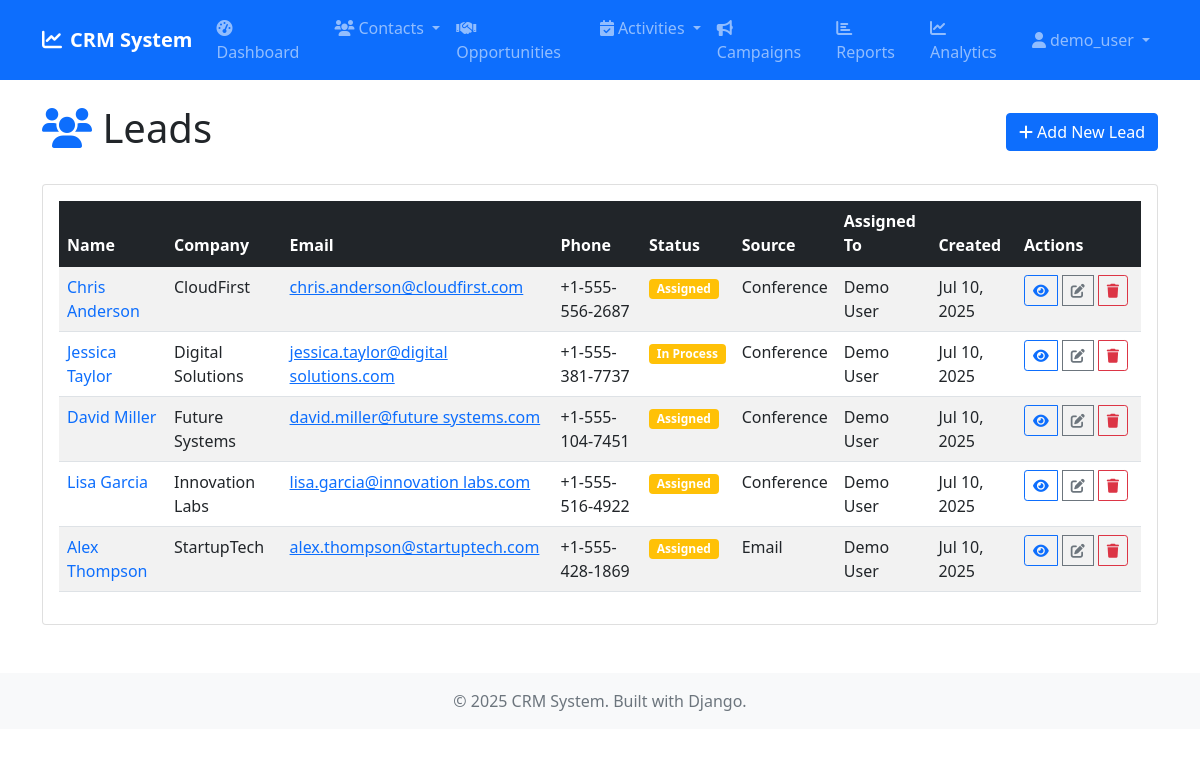
Before: /leads/ (signed in) with the older database file.
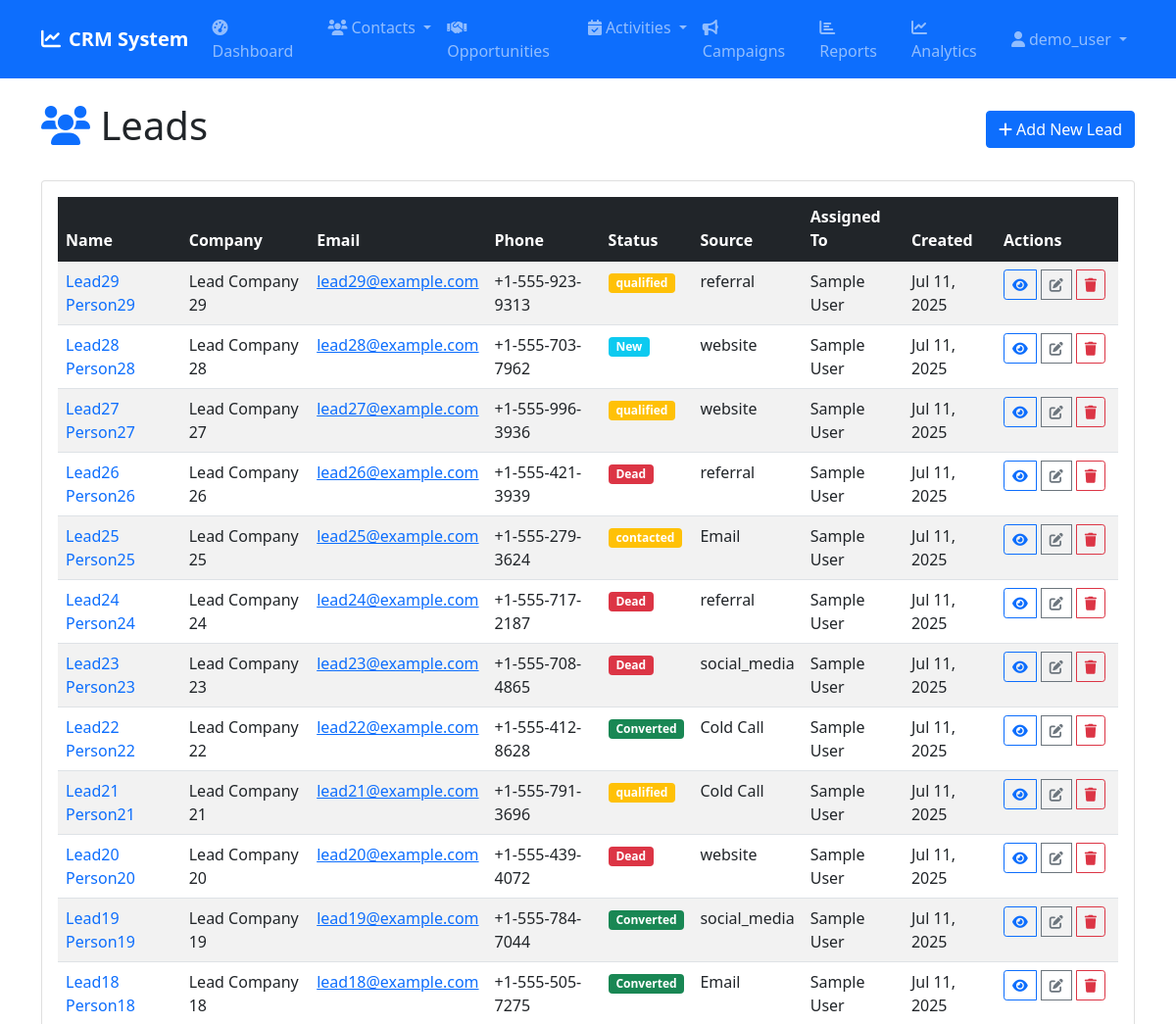
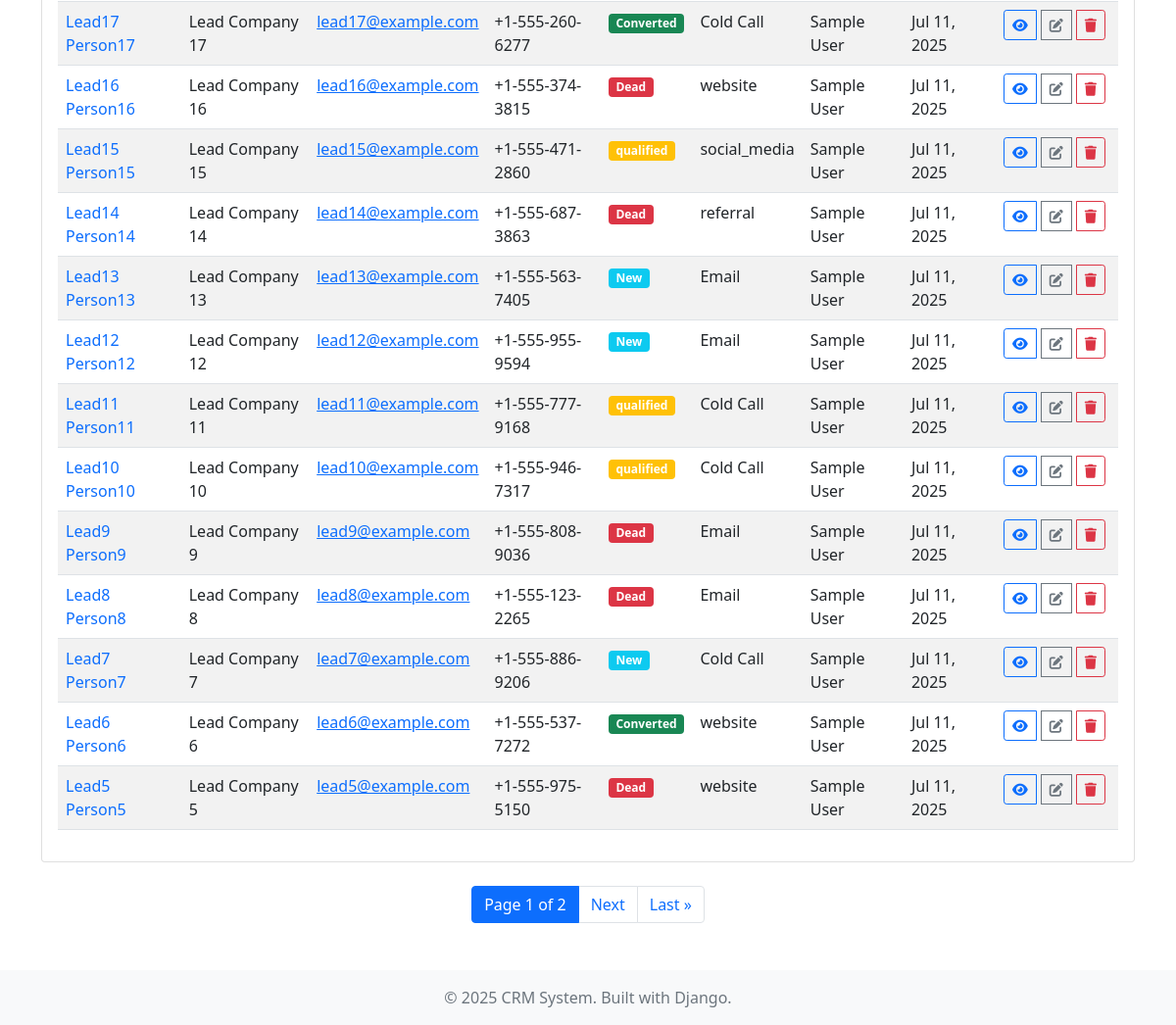
After: the same page with the newer database file (2 pictures, top to bottom).
### leads/models.py (models this page shows, shortened)
class Lead(models.Model):
    LEAD_STATUS = [
        ('new', 'New'),
        ('assigned', 'Assigned'),
        ('in_process', 'In Process'),
        ('converted', 'Converted'),
        ('recycled', 'Recycled'),
        ('dead', 'Dead'),
    ]
    LEAD_SOURCE = [
        ('cold_call', 'Cold Call'),
        ('existing_customer', 'Existing Customer'),
        ('partner', 'Partner'),
        ('public_relations', 'Public Relations'),
        ('direct_mail', 'Direct Mail'),
        ('conference', 'Conference'),
        ('trade_show', 'Trade Show'),
        ('web_site', 'Web Site'),
        ('word_of_mouth', 'Word of mouth'),
        ('email', 'Email'),
        ('campaign', 'Campaign'),
        ('other', 'Other'),
    ]
    SALUTATIONS = [
        ('mr', 'Mr.'),
        ('mrs', 'Mrs.'),
        ('ms', 'Ms.'),
        ('dr', 'Dr.'),
        ('prof', 'Prof.'),
    ]
    salutation = models.CharField(max_length=10, choices=SALUTATIONS, blank=True)
    first_name = models.CharField(max_length=100)
    last_name = models.CharField(max_length=100)
    title = models.CharField(max_length=100, blank=True)
    company = models.CharField(max_length=200)
    email = models.EmailField()
    phone = models.CharField(max_length=20, blank=True)
    mobile = models.CharField(max_length=20, blank=True)
    fax = models.CharField(max_length=20, blank=True)
    website = models.URLField(blank=True)
    street = models.TextField(blank=True)
    city = models.CharField(max_length=100, blank=True)
    state = models.CharField(max_length=100, blank=True)
    postal_code = models.CharField(max_length=20, blank=True)
    country = models.CharField(max_length=100, blank=True)
    lead_source = models.CharField(max_length=20, choices=LEAD_SOURCE, blank=True)
    status = models.CharField(max_length=20, choices=LEAD_STATUS, default='new')
    industry = models.CharField(max_length=100, blank=True)
    annual_revenue = models.DecimalField(max_digits=15, decimal_places=2, null=True, blank=True)
    employees = models.IntegerField(null=True, blank=True)
    do_not_call = models.BooleanField(default=False)
    email_opt_out = models.BooleanField(default=False)
    description = models.TextField(blank=True)
    assigned_to = models.ForeignKey(User, on_delete=models.SET_NULL, null=True, blank=True)
    created_by = models.ForeignKey(User, on_delete=models.SET_NULL, null=True, blank=True, related_name='created_leads')
    created_at = models.DateTimeField(auto_now_add=True)
    updated_at = models.DateTimeField(auto_now=True)
    class Meta:
        ordering = ['-created_at']
    @property
    def full_name(self):
        return f"{self.first_name} {self.last_name}"

### leads/views.py (the view)
# urls.py: path('', views.LeadListView.as_view(), name='list'),
class LeadListView(LoginRequiredMixin, ListView):
    model = Lead
    template_name = 'leads/lead_list.html'
    context_object_name = 'leads'
    paginate_by = 25
    def get_queryset(self):
        return Lead.objects.select_related('assigned_to').order_by('-created_at')

### templates/leads/lead_list.html (shortened to what this page needs)
{% extends 'base.html' %}
{% block content %}
<div class="d-flex justify-content-between align-items-center mb-4">
    <h1><i class="fas fa-users text-primary"></i> Leads</h1>
    <a href="{% url 'leads:create' %}" class="btn btn-primary">
        <i class="fas fa-plus"></i> Add New Lead
    </a>
</div>
<div class="card">
    <div class="card-body">
        <div class="table-responsive">
            <table class="table table-striped table-hover">
                <thead class="table-dark">
                    <tr>
                        <th>Name</th>
                        <th>Company</th>
                        <th>Email</th>
                        <th>Phone</th>
                        <th>Status</th>
                        <th>Source</th>
                        <th>Assigned To</th>
                        <th>Created</th>
                        <th>Actions</th>
                    </tr>
                </thead>
                <tbody>
                    {% for lead in leads %}
                    <tr>
                        <td>
                            <a href="{% url 'leads:detail' lead.pk %}" class="text-decoration-none">
                                {{ lead.full_name }}
                            </a>
                        </td>
                        <td>{{ lead.company }}</td>
                        <td>
                            {% if lead.email %}
                                <a href="mailto:{{ lead.email }}">{{ lead.email }}</a>
                            {% endif %}
                        </td>
                        <td>{{ lead.phone|default:"-" }}</td>
                        <td>
                            <span class="badge {% if lead.status == 'new' %}bg-info{% elif lead.status == 'converted' %}bg-success{% elif lead.status == 'dead' %}bg-danger{% else %}bg-warning{% endif %}">
                                {{ lead.get_status_display }}
                            </span>
                        </td>
                        <td>{{ lead.get_lead_source_display|default:"-" }}</td>
                        <td>{{ lead.assigned_to.get_full_name|default:"-" }}</td>
                        <td>{{ lead.created_at|date:"M d, Y" }}</td>
                        <td>
                            <div class="btn-group" role="group">
                                <a href="{% url 'leads:detail' lead.pk %}" class="btn btn-sm btn-outline-primary" title="View">
                                    <i class="fas fa-eye"></i>
                                </a>
                                <a href="{% url 'leads:edit' lead.pk %}" class="btn btn-sm btn-outline-secondary" title="Edit">
                                    <i class="fas fa-edit"></i>
                                </a>
                                <a href="{% url 'leads:delete' lead.pk %}" class="btn btn-sm btn-outline-danger" title="Delete">
                                    <i class="fas fa-trash"></i>
                                </a>
                            </div>
                        </td>
                    </tr>
                    {% endfor %}
                </tbody>
            </table>
        </div>
    </div>
</div>
{% if is_paginated %}
<nav aria-label="Page navigation">
    <ul class="pagination justify-content-center mt-4">
        <li class="page-item active">
            <span class="page-link">
                Page {{ page_obj.number }} of {{ page_obj.paginator.num_pages }}
            </span>
        </li>
        {% if page_obj.has_next %}
            <li class="page-item">
                <a class="page-link" href="?page={{ page_obj.next_page_number }}">Next</a>
            </li>
            <li class="page-item">
                <a class="page-link" href="?page={{ page_obj.paginator.num_pages }}">Last &raquo;</a>
            </li>
        {% endif %}
    </ul>
</nav>
{% endif %}
{% endblock %}

Changed rows visible on the page:
no longer on this page (row unchanged): Lead: full_name "Chris Anderson", company "CloudFirst", email "chris.anderson@cloudfirst.com", phone "+1-555-556-2687", status "Assigned", lead_source "Conference", assigned_to.get_full_name "Demo User", created_at "Jul 10, 2025"
no longer on this page (row unchanged): Lead: full_name "Jessica Taylor", company "Digital Solutions", email "jessica.taylor@digital solutions.com", phone "+1-555-381-7737", status "In Process", lead_source "Conference", assigned_to.get_full_name "Demo User", created_at "Jul 10, 2025"
no longer on this page (row unchanged): Lead: full_name "David Miller", company "Future Systems", email "david.miller@future systems.com", phone "+1-555-104-7451", status "Assigned", lead_source "Conference", assigned_to.get_full_name "Demo User", created_at "Jul 10, 2025"
no longer on this page (row unchanged): Lead: full_name "Lisa Garcia", company "Innovation Labs", email "lisa.garcia@innovation labs.com", phone "+1-555-516-4922", status "Assigned", lead_source "Conference", assigned_to.get_full_name "Demo User", created_at "Jul 10, 2025"
no longer on this page (row unchanged): Lead: full_name "Alex Thompson", company "StartupTech", email "alex.thompson@startuptech.com", phone "+1-555-428-1869", status "Assigned", lead_source "Email", assigned_to.get_full_name "Demo User", created_at "Jul 10, 2025"
added Lead: full_name "Lead29 Person29", company "Lead Company 29", email "lead29@example.com", phone "+1-555-923-9313", status "qualified", lead_source "referral", assigned_to.get_full_name "Sample User", created_at "Jul 11, 2025"
added Lead: full_name "Lead28 Person28", company "Lead Company 28", email "lead28@example.com", phone "+1-555-703-7962", status "New", lead_source "website", assigned_to.get_full_name "Sample User", created_at "Jul 11, 2025"
added Lead: full_name "Lead27 Person27", company "Lead Company 27", email "lead27@example.com", phone "+1-555-996-3936", status "qualified", lead_source "website", assigned_to.get_full_name "Sample User", created_at "Jul 11, 2025"
added Lead: full_name "Lead26 Person26", company "Lead Company 26", email "lead26@example.com", phone "+1-555-421-3939", status "Dead", lead_source "referral", assigned_to.get_full_name "Sample User", created_at "Jul 11, 2025"
added Lead: full_name "Lead25 Person25", company "Lead Company 25", email "lead25@example.com", phone "+1-555-279-3624", status "contacted", lead_source "Email", assigned_to.get_full_name "Sample User", created_at "Jul 11, 2025"
added Lead: full_name "Lead24 Person24", company "Lead Company 24", email "lead24@example.com", phone "+1-555-717-2187", status "Dead", lead_source "referral", assigned_to.get_full_name "Sample User", created_at "Jul 11, 2025"
added Lead: full_name "Lead23 Person23", company "Lead Company 23", email "lead23@example.com", phone "+1-555-708-4865", status "Dead", lead_source "social_media", assigned_to.get_full_name "Sample User", created_at "Jul 11, 2025"
added Lead: full_name "Lead22 Person22", company "Lead Company 22", email "lead22@example.com", phone "+1-555-412-8628", status "Converted", lead_source "Cold Call", assigned_to.get_full_name "Sample User", created_at "Jul 11, 2025"
added Lead: full_name "Lead21 Person21", company "Lead Company 21", email "lead21@example.com", phone "+1-555-791-3696", status "qualified", lead_source "Cold Call", assigned_to.get_full_name "Sample User", created_at "Jul 11, 2025"
added Lead: full_name "Lead20 Person20", company "Lead Company 20", email "lead20@example.com", phone "+1-555-439-4072", status "Dead", lead_source "website", assigned_to.get_full_name "Sample User", created_at "Jul 11, 2025"
added Lead: full_name "Lead19 Person19", company "Lead Company 19", email "lead19@example.com", phone "+1-555-784-7044", status "Converted", lead_source "social_media", assigned_to.get_full_name "Sample User", created_at "Jul 11, 2025"
added Lead: full_name "Lead18 Person18", company "Lead Company 18", email "lead18@example.com", phone "+1-555-505-7275", status "Converted", lead_source "Email", assigned_to.get_full_name "Sample User", created_at "Jul 11, 2025"
added Lead: full_name "Lead17 Person17", company "Lead Company 17", email "lead17@example.com", phone "+1-555-260-6277", status "Converted", lead_source "Cold Call", assigned_to.get_full_name "Sample User", created_at "Jul 11, 2025"
added Lead: full_name "Lead16 Person16", company "Lead Company 16", email "lead16@example.com", phone "+1-555-374-3815", status "Dead", lead_source "website", assigned_to.get_full_name "Sample User", created_at "Jul 11, 2025"
added Lead: full_name "Lead15 Person15", company "Lead Company 15", email "lead15@example.com", phone "+1-555-471-2860", status "qualified", lead_source "social_media", assigned_to.get_full_name "Sample User", created_at "Jul 11, 2025"
added Lead: full_name "Lead14 Person14", company "Lead Company 14", email "lead14@example.com", phone "+1-555-687-3863", status "Dead", lead_source "referral", assigned_to.get_full_name "Sample User", created_at "Jul 11, 2025"
added Lead: full_name "Lead13 Person13", company "Lead Company 13", email "lead13@example.com", phone "+1-555-563-7405", status "New", lead_source "Email", assigned_to.get_full_name "Sample User", created_at "Jul 11, 2025"
added Lead: full_name "Lead12 Person12", company "Lead Company 12", email "lead12@example.com", phone "+1-555-955-9594", status "New", lead_source "Email", assigned_to.get_full_name "Sample User", created_at "Jul 11, 2025"
added Lead: full_name "Lead11 Person11", company "Lead Company 11", email "lead11@example.com", phone "+1-555-777-9168", status "qualified", lead_source "Cold Call", assigned_to.get_full_name "Sample User", created_at "Jul 11, 2025"
added Lead: full_name "Lead10 Person10", company "Lead Company 10", email "lead10@example.com", phone "+1-555-946-7317", status "qualified", lead_source "Cold Call", assigned_to.get_full_name "Sample User", created_at "Jul 11, 2025"
added Lead: full_name "Lead9 Person9", company "Lead Company 9", email "lead9@example.com", phone "+1-555-808-9036", status "Dead", lead_source "Email", assigned_to.get_full_name "Sample User", created_at "Jul 11, 2025"
added Lead: full_name "Lead8 Person8", company "Lead Company 8", email "lead8@example.com", phone "+1-555-123-2265", status "Dead", lead_source "Email", assigned_to.get_full_name "Sample User", created_at "Jul 11, 2025"
added Lead: full_name "Lead7 Person7", company "Lead Company 7", email "lead7@example.com", phone "+1-555-886-9206", status "New", lead_source "Cold Call", assigned_to.get_full_name "Sample User", created_at "Jul 11, 2025"
added Lead: full_name "Lead6 Person6", company "Lead Company 6", email "lead6@example.com", phone "+1-555-537-7272", status "Converted", lead_source "website", assigned_to.get_full_name "Sample User", created_at "Jul 11, 2025"
added Lead: full_name "Lead5 Person5", company "Lead Company 5", email "lead5@example.com", phone "+1-555-975-5150", status "Dead", lead_source "website", assigned_to.get_full_name "Sample User", created_at "Jul 11, 2025"
Other visible differences:
{{ page_obj.number }}: (not shown) → "1"
{{ page_obj.paginator.num_pages }}: (not shown) → "2"
text now shown: "Page of Next Last »"
